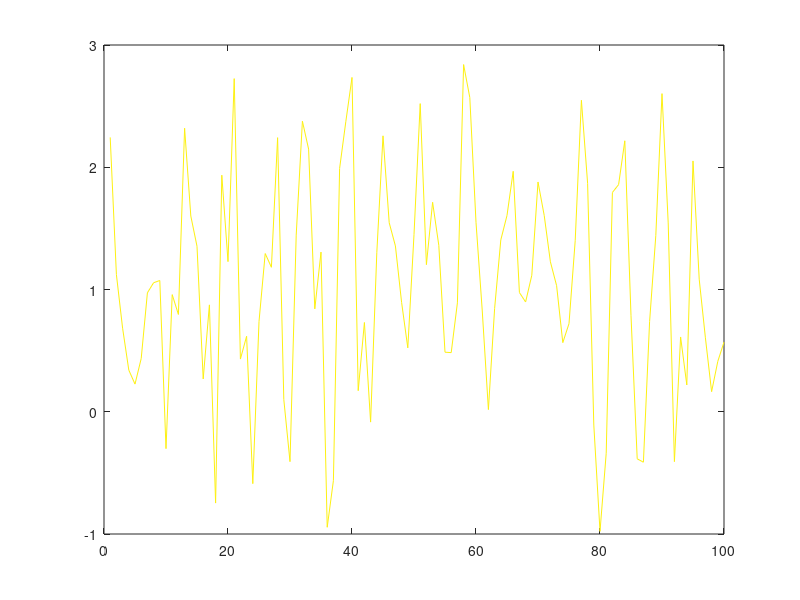
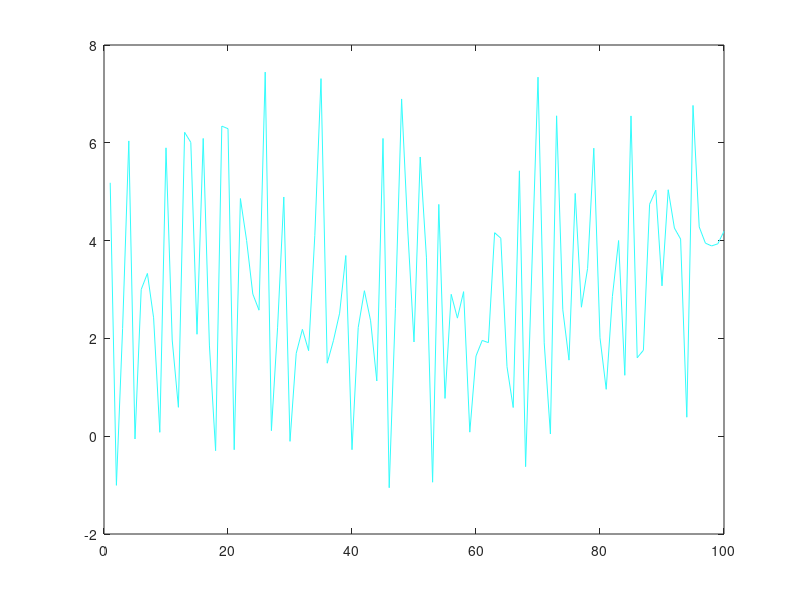
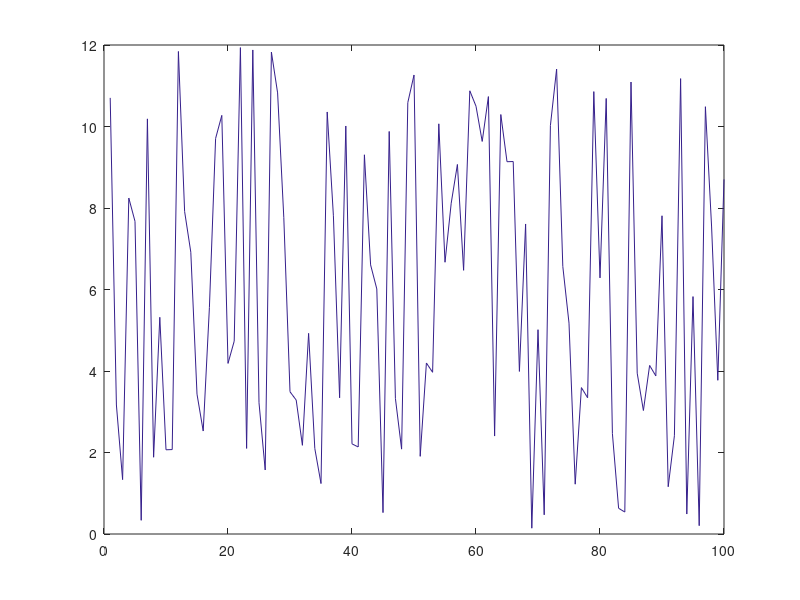
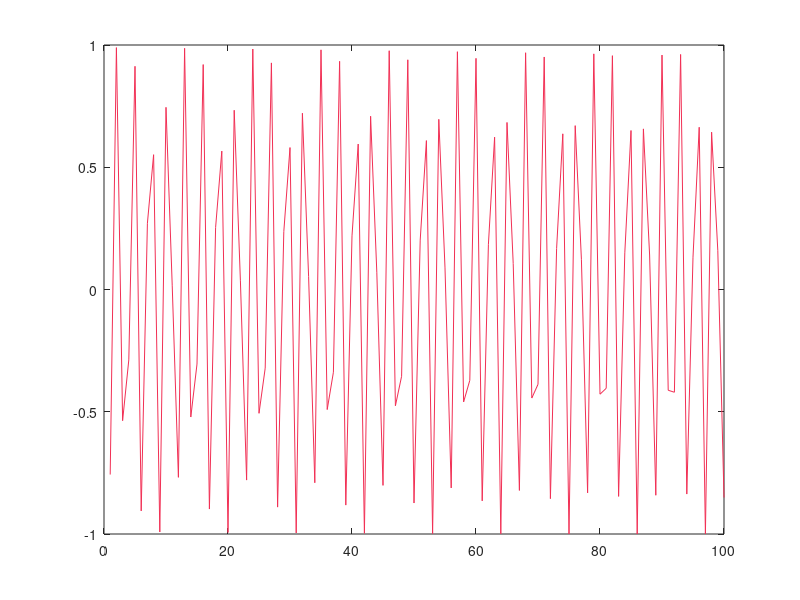

Recreate these plots in MATLAB, in order. (Note: this script raises an error after producing the figures.)

% Create 35 figures with random data plots
N = 16;
for i = 1:16
figure;
plot(mod(i+1,5)*rand(1,100)*i + mod(i,3)*sin((1:100)*i),'Color',[rand(1,3)]);
end
%%
fprintf('TileFigures; :\n');
tileFigures;
fprintf('press any key to continue...\n');
%pause;
%%
fprintf('TileFigures(1:16,2,2); :\n');
tileFigures(1:16,2,2,[],0.2);
fprintf('press any key to continue...\n');
%pause;
%%
if size(getMonitors(),1) > 1
    fprintf('SpreadFigures; :\n');
    spreadFigures;    
    fprintf('press any key to continue...\n');
    pause;
else
    fprintf('SpreadFigures is ment for a multiple-screens setup, for spreading figures across screens.\n');
    fprintf('For a single-screen setup, use TileFigures.\n');
end
%%
%%
fprintf('SpreadFigures; :\n');
spreadFigures(1:16,2);
fprintf('press any key to continue...\n');
pause;
